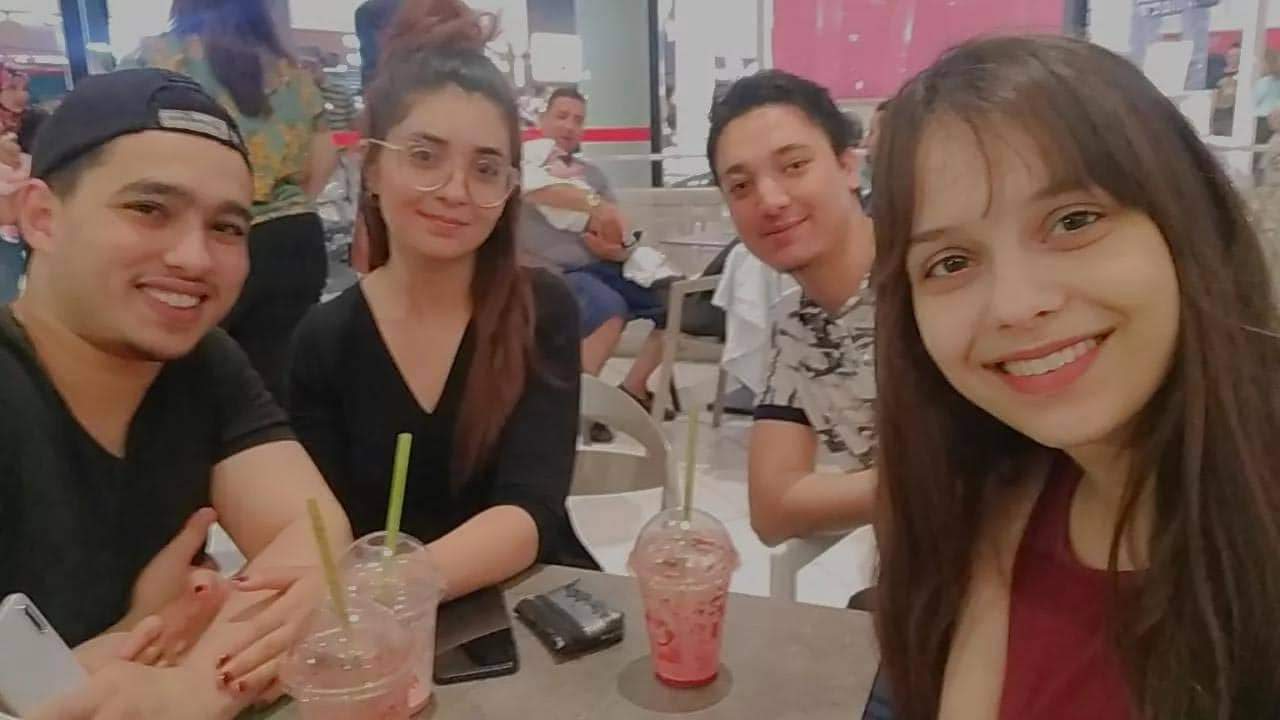
#> input picture D.jpeg, 1280 x 720 px
$ python face_detector.py
#> lines starting #> are read from the running program, lines starting #| are printed output that depends on the picture; after the words box and inside, x2 and y2 are one past the last pixel; in counts of white or black regions, pixels touching at a corner belong together
import cv2
from random import randrange

#Load some pre-trained data on face frontals from opencv (haar cascade algorithm)
trained_face_data = cv2.CascadeClassifier('haarcascade_frontalface_default.xml')

#Choose an image to detect faces in
img = cv2.imread('D.jpeg')
#> img is the input picture: shape (720, 1280, 3); mean B, G, R 79.4, 89, 113

#To capture video from webcam
#webcam = cv2.VideoCapture(0) # 0 means you're using the default webcam

#Convert image to greyscale
grayscaled_img = cv2.cvtColor(img, cv2.COLOR_BGR2GRAY)
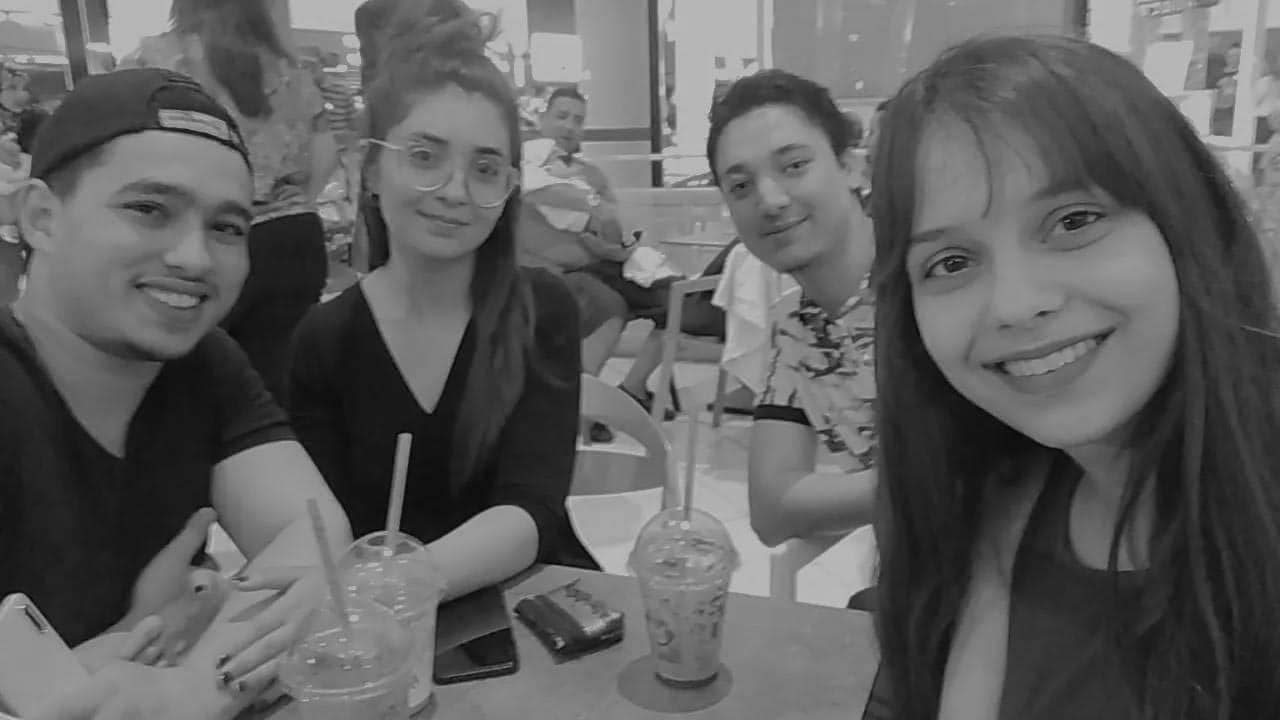
#> grayscaled_img: shape (720, 1280); min 1, max 203, mean 95.1


#Detect Faces
face_coordinates = trained_face_data.detectMultiScale(grayscaled_img)
#> face_coordinates = [[727, 286, 42, 42], [274, 46, 50, 50], [544, 98, 52, 52], [510, 60, 79, 79], [368, 97, 162, 162], [687, 107, 161, 161], [76, 136, 211, 211], [865, 123, 314, 314]]

#Draw Rectangles Around the Faces
#(x,y) are the top left corner pixels, (x+w, y+h) are the bottom right corner pixels, (0, 255, 0) BGR ref that gives us the color green, and 10 is the thickness of the rectangle

for (x,y,w,h) in face_coordinates:
#(x,y,w,h)=face_coordinates[0]
    cv2.rectangle(img, (x,y), (x+w, y+h), (randrange(256), randrange(256), randrange(256), 10))
#> this loop made 8 passes
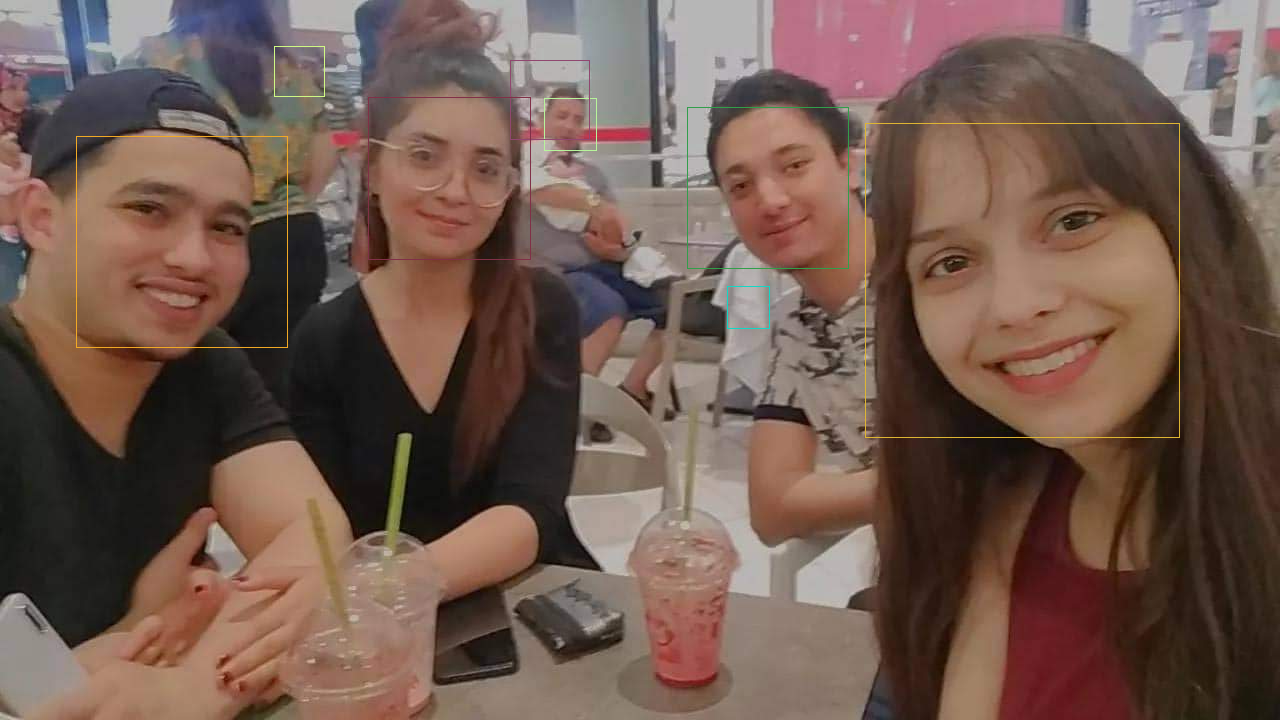
#> img: shape (720, 1280, 3); 0.46% of pixels changed, all inside (x1, y1, x2, y2) = (76, 46, 1180, 438)

#print(face_coordinates)

#Display the image with the faces
cv2.imshow("Nadouch's Face",img)
#wait the execution process
cv2.waitKey()


print("Hello Nadouch")

$ run again, with n.jpeg copied over D.jpeg
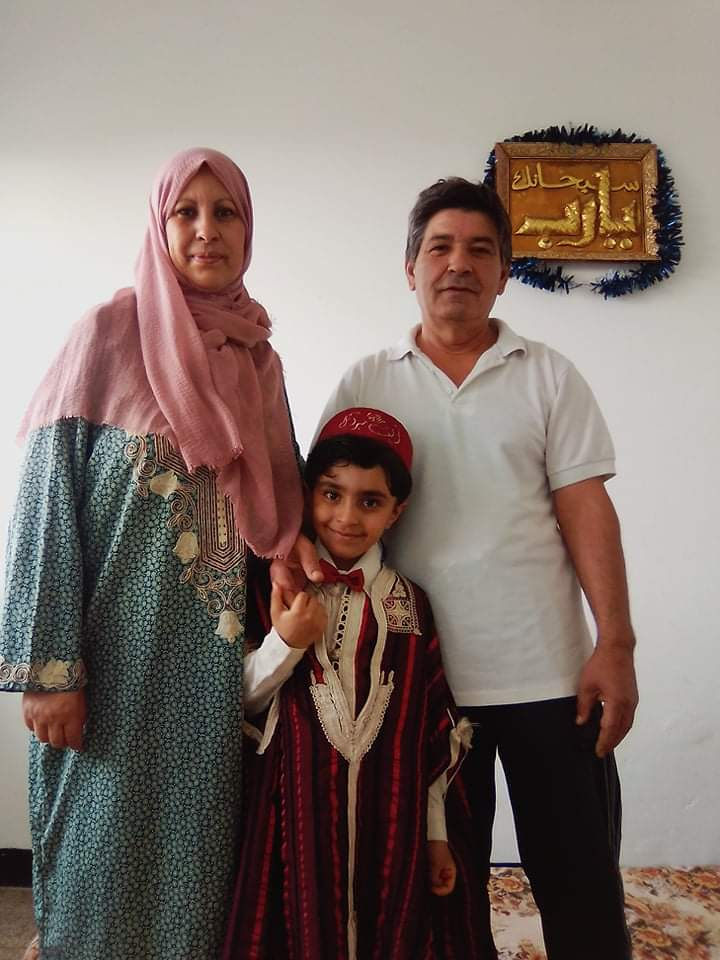
#> input picture n.jpeg, 720 x 960 px
#> img is the input picture: shape (960, 720, 3); mean B, G, R 109.9, 116.4, 131.4
#> `grayscaled_img = cv2.cvtColor(img, cv2.COLOR_BGR2GRAY)`:
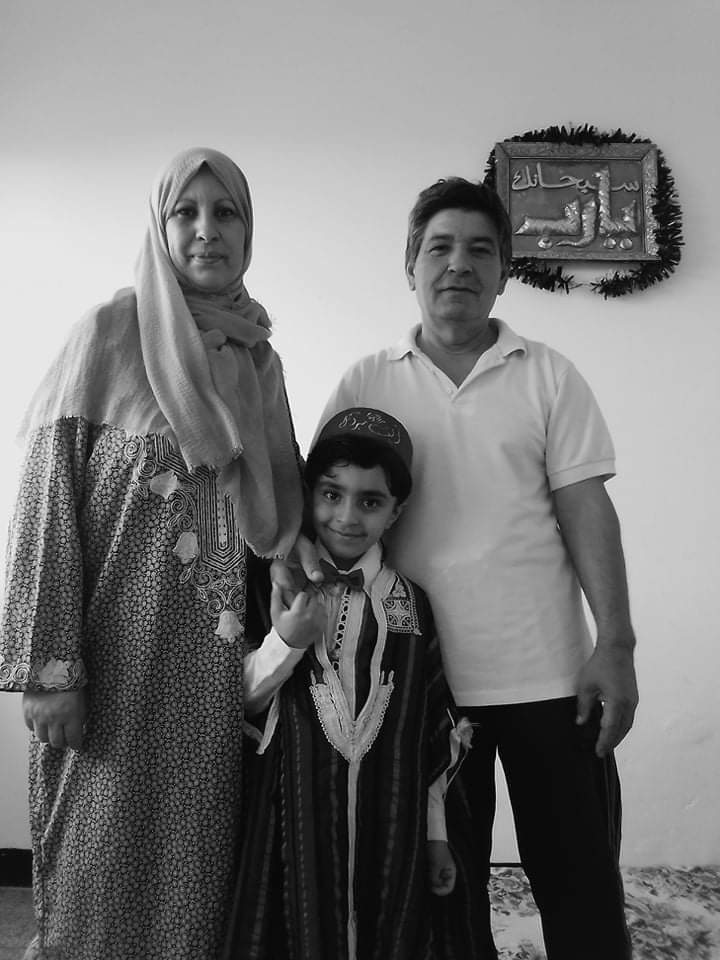
#> grayscaled_img: shape (960, 720); min 0, max 255, mean 120.2
#> face_coordinates = [[414, 262, 77, 77], [406, 208, 104, 104], [150, 169, 114, 114], [299, 458, 106, 106]]
#> the loop `for (x,y,w,h) in face_coordinates:` made 4 passes
#> after the loop `for (x,y,w,h) in face_coordinates:`:
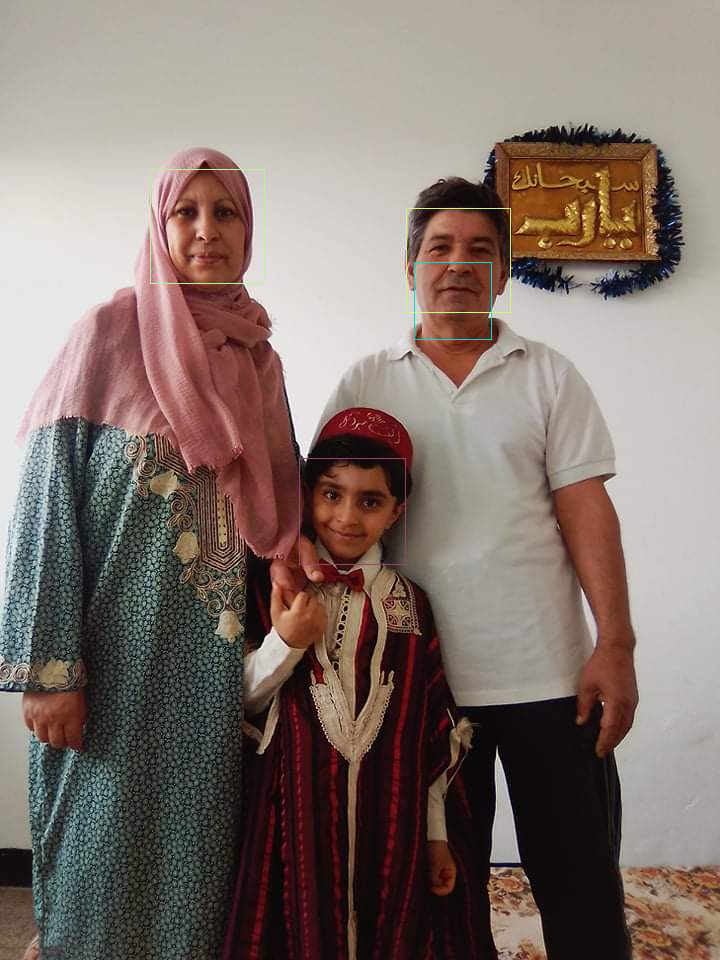
#> img: shape (960, 720, 3); 0.23% of pixels changed, all inside (x1, y1, x2, y2) = (150, 169, 511, 565)

$ run again, with A.jpg copied over D.jpeg
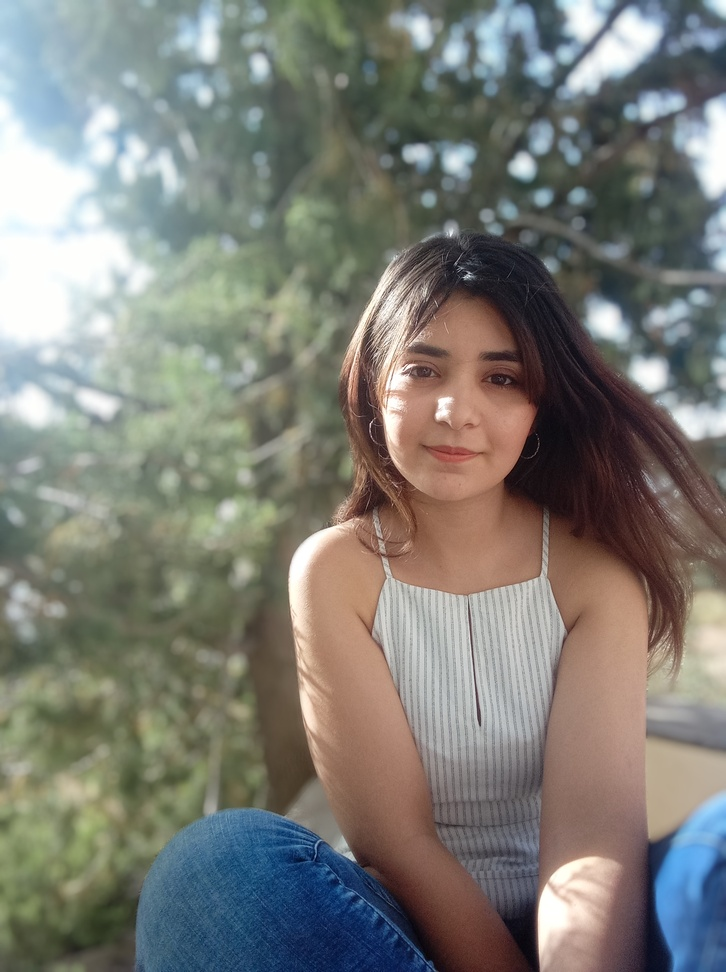
#> input picture A.jpg, 726 x 972 px, shrunk from 1936 x 2592 before the run
#> img is the input picture: shape (972, 726, 3); mean B, G, R 119, 125.7, 125.7
#> `grayscaled_img = cv2.cvtColor(img, cv2.COLOR_BGR2GRAY)`:
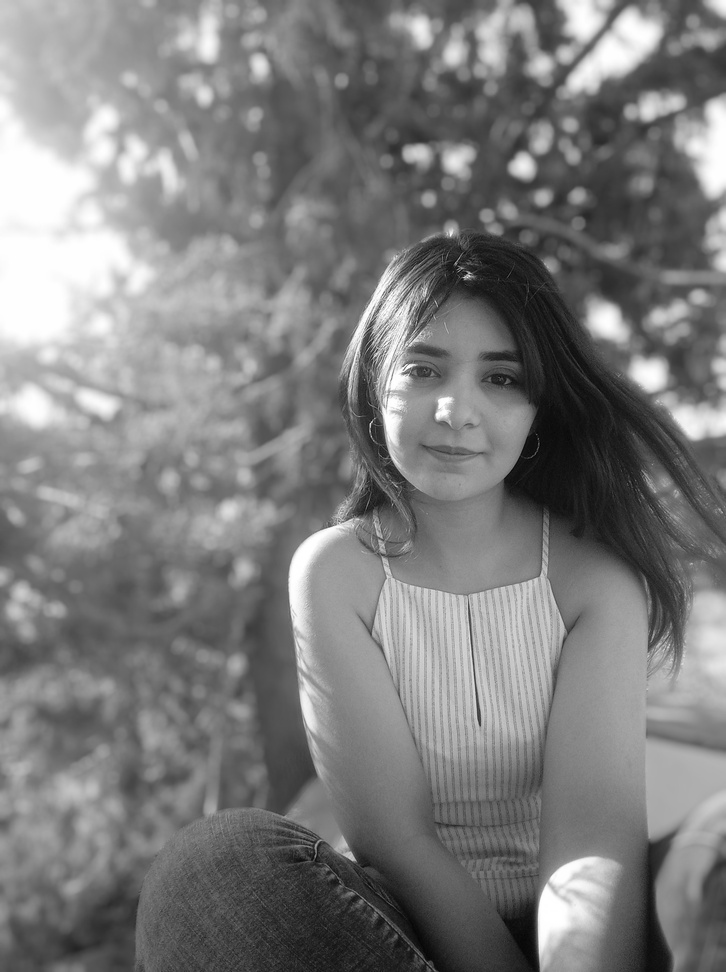
#> grayscaled_img: shape (972, 726); min 3, max 255, mean 124.9
#> face_coordinates = [[7, 758, 136, 136], [367, 304, 194, 194]]
#> the loop `for (x,y,w,h) in face_coordinates:` made 2 passes
#> after the loop `for (x,y,w,h) in face_coordinates:`:
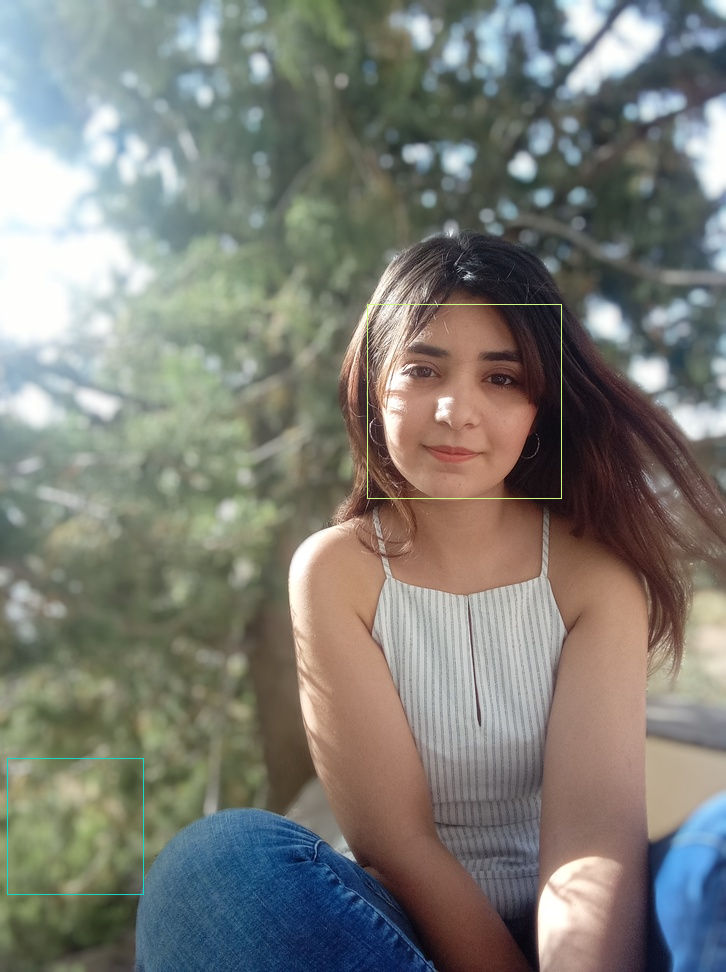
#> img: shape (972, 726, 3); 0.19% of pixels changed, all inside (x1, y1, x2, y2) = (7, 304, 562, 895)

$ run again, with N.jpg copied over D.jpeg
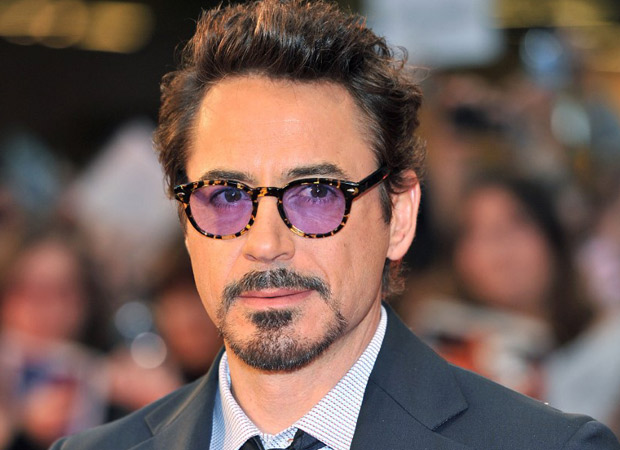
#> input picture N.jpg, 620 x 450 px
#> img is the input picture: shape (450, 620, 3); mean B, G, R 87.8, 95, 119.2
#> `grayscaled_img = cv2.cvtColor(img, cv2.COLOR_BGR2GRAY)`:
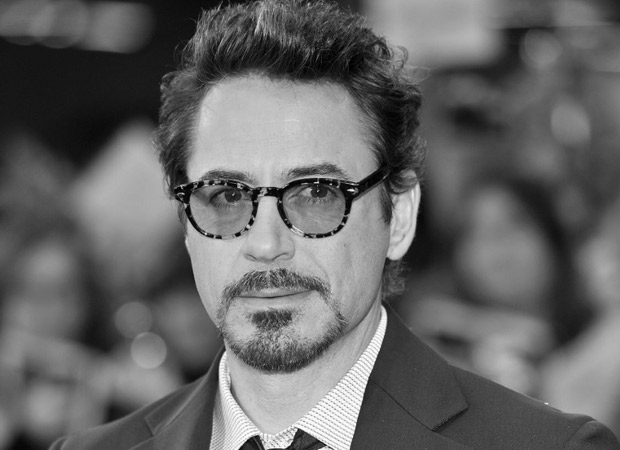
#> grayscaled_img: shape (450, 620); min 0, max 255, mean 101.4
#> face_coordinates = [[132, 87, 292, 292]]
#> the loop `for (x,y,w,h) in face_coordinates:` made 1 pass
#> after the loop `for (x,y,w,h) in face_coordinates:`:
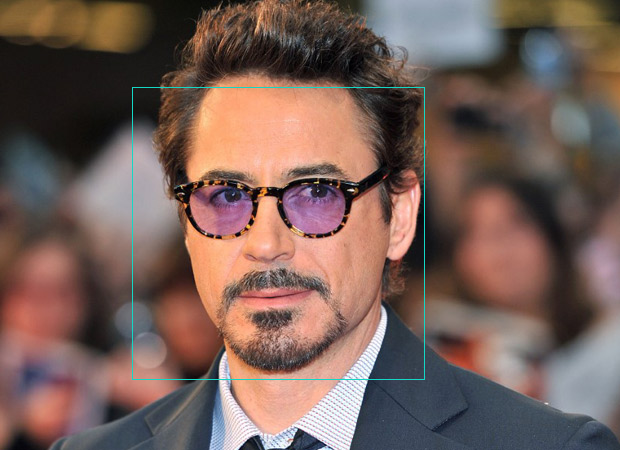
#> img: shape (450, 620, 3); 0.42% of pixels changed, all inside (x1, y1, x2, y2) = (132, 87, 425, 380)
